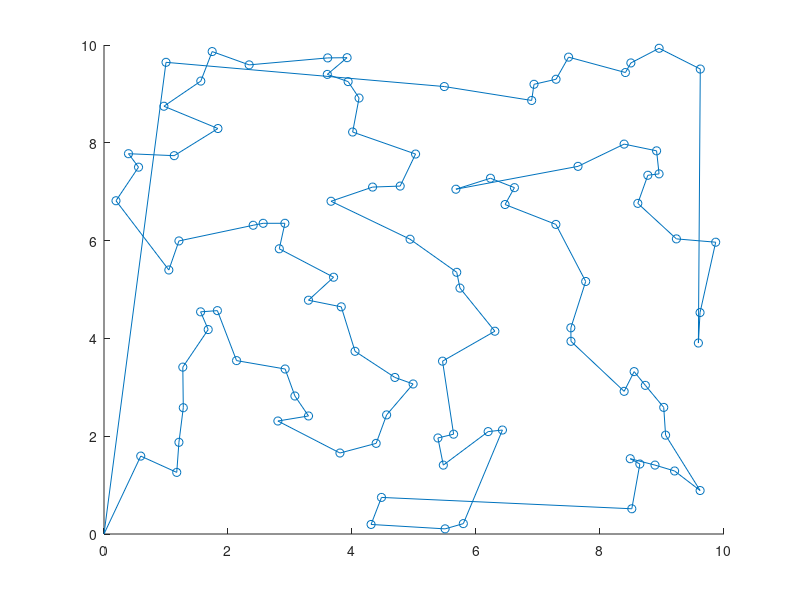

This figure's MATLAB source:
%% Nearest Neighbour
sx = 10; sy = 10; n = 100;

points = [];

for x = 1:n
    points = [points; rand(1) * sx, rand(1) * sy];
end

hold on
scatter(points(:,1), points(:,2))

pos = [0, 0];


tic
for i = 1:length(points)
    
    bestDist = inf;
    
    for x = 1:n
        dist = sqrt((points(x, 1) - pos(end, 1))^2 + (points(x, 2) - pos(end, 2))^2);
        
        if dist < bestDist
            bestDist = dist;
            best = x;
        end
        
    end
    
    pos = [pos; points(best, 1), points(best, 2)];
    points(best,:) = [];
    n = n - 1;
    
end

pos = [pos; 0, 0];

fprintf("Time taken = %.5fs\n", toc)

plot(pos(:,1), pos(:,2))

